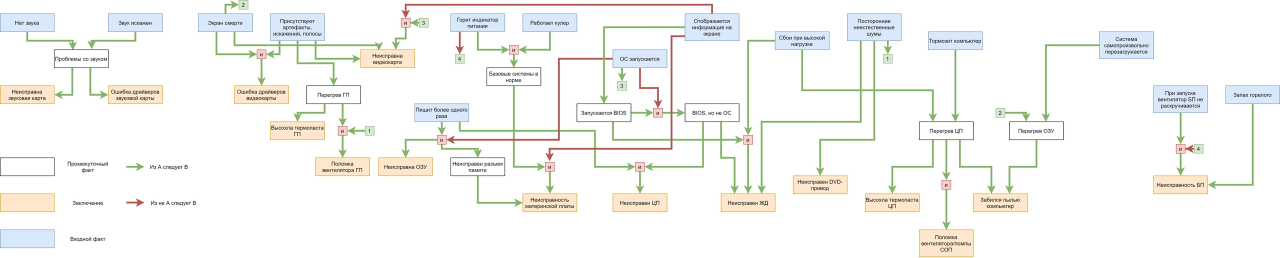
#> input picture AI/lab1/img/Expert.jpg, 2560 x 515 px (shown at 1/2 size)
$ python histogram.py ../../AI/lab1/img/Expert.jpg out.png
#> lines starting #> are read from the running program, lines starting #| are printed output that depends on the picture
from PIL import Image
import matplotlib.pyplot as plt
import sys
import numpy as np

path = sys.argv[1]
img = Image.open(path)
#> img is the input picture: PIL image 2560x515 RGB; mean R, G, B 246.3, 246.4, 244
gray = img.convert('L')
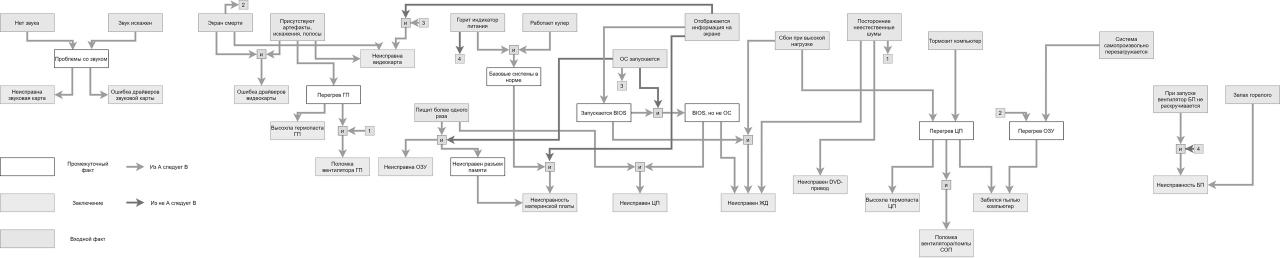
#> gray: PIL image 2560x515 L (shown at 1/2 size); min 0, max 255, mean 246.1

brightness = np.histogram(gray.getdata(), bins=256, range=(0, 256))[0]
#> brightness = 256 values, max 1004138 at index 255, min 3 at index 1, mean 5150

r, g, b = img.split()
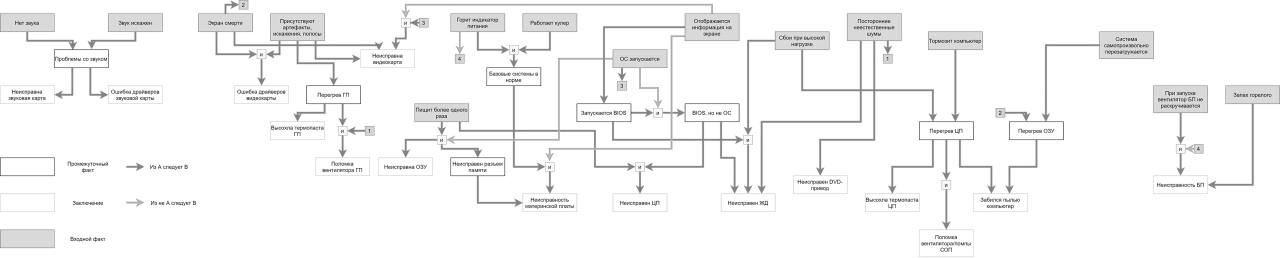
#> r: PIL image 2560x515 L (shown at 1/2 size); min 0, max 255, mean 246.3
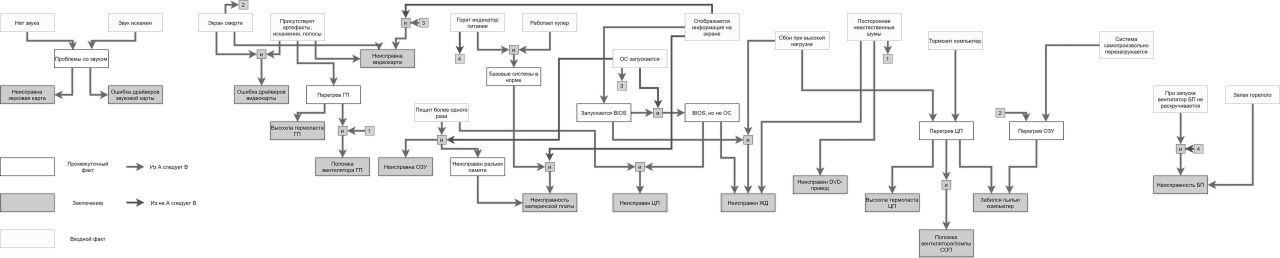
#> b: PIL image 2560x515 L (shown at 1/2 size); min 0, max 255, mean 244

red = np.histogram(r.getdata(), bins=256, range=(0, 256))[0]
#> red = 256 values, max 1067015 at index 255, min 2 at index 4, mean 5150
green = np.histogram(g.getdata(), bins=256, range=(0, 256))[0]
#> green = 256 values, max 1043120 at index 255, min 2 at index 5, mean 5150
blue = np.histogram(b.getdata(), bins=256, range=(0, 256))[0]
#> blue = 256 values, max 1019604 at index 255, min 6 at index 4, mean 5150

fig, axs = plt.subplots(4, sharex=True)
fig.suptitle('Гистограммы')

axs[0].set_title('Красный')
axs[1].set_title('Зеленый')
axs[2].set_title('Синий')
axs[3].set_title('Яркость')

axs[0].set_yticks([])
axs[1].set_yticks([])
axs[2].set_yticks([])
axs[3].set_yticks([])

axs[0].set_xticks([])
axs[1].set_xticks([])
axs[2].set_xticks([])
axs[3].set_xticks([])

for i in range(0, 256):
    axs[0].bar(i, red[i], color = 'r')
for i in range(0, 256):
    axs[1].bar(i, green[i], color = 'g')
for i in range(0, 256):
    axs[2].bar(i, blue[i], color = 'b')
for i in range(0, 256):
    axs[3].bar(i, brightness[i], color = (0.3, 0.3, 0.3))

fig.tight_layout()

fig.set_size_inches(3, 8)
fig.savefig(sys.argv[2], dpi=400)
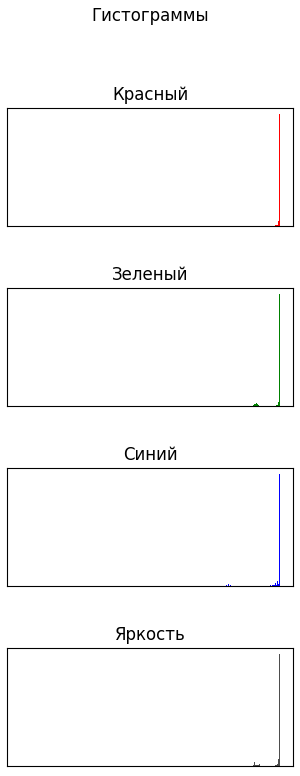
#> figure drawn by matplotlib, 4 panels
